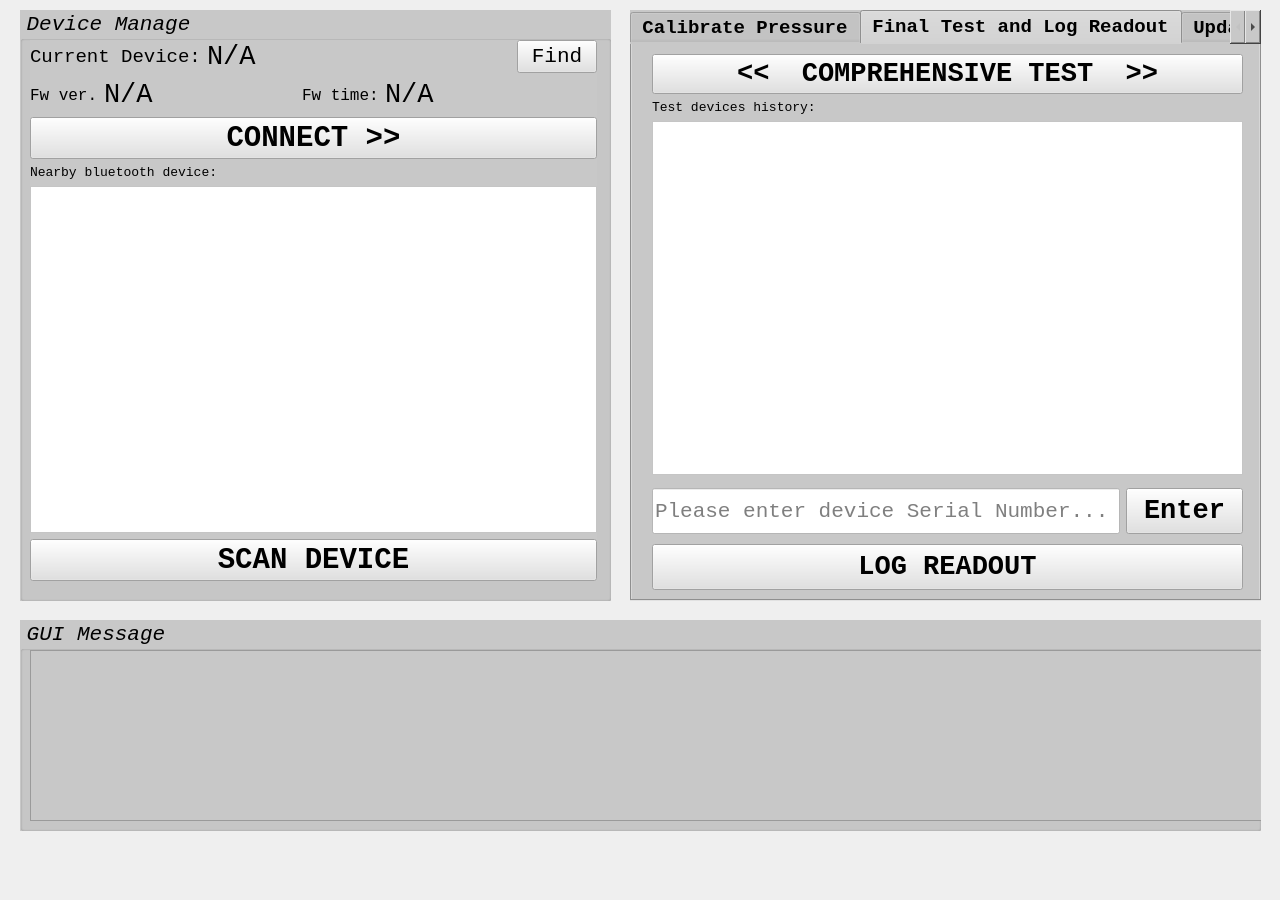
<?xml version="1.0" encoding="UTF-8"?>
<ui version="4.0">
 <class>factory_test_func</class>
 <widget class="QWidget" name="factory_test_func">
  <property name="geometry">
   <rect>
    <x>0</x>
    <y>0</y>
    <width>1280</width>
    <height>900</height>
   </rect>
  </property>
  <property name="minimumSize">
   <size>
    <width>1280</width>
    <height>900</height>
   </size>
  </property>
  <property name="maximumSize">
   <size>
    <width>1280</width>
    <height>900</height>
   </size>
  </property>
  <property name="font">
   <font>
    <family>Consolas</family>
    <pointsize>11</pointsize>
   </font>
  </property>
  <property name="windowTitle">
   <string>factory test function</string>
  </property>
  <property name="autoFillBackground">
   <bool>false</bool>
  </property>
  <property name="styleSheet">
   <string notr="true"/>
  </property>
  <property name="inputMethodHints">
   <set>Qt::ImhDigitsOnly</set>
  </property>
  <widget class="QGroupBox" name="gBox_DevManager">
   <property name="geometry">
    <rect>
     <x>20</x>
     <y>10</y>
     <width>591</width>
     <height>591</height>
    </rect>
   </property>
   <property name="font">
    <font>
     <family>Consolas</family>
     <pointsize>16</pointsize>
     <italic>true</italic>
     <strikeout>false</strikeout>
    </font>
   </property>
   <property name="styleSheet">
    <string notr="true">background-color: rgb(200, 200, 200);</string>
   </property>
   <property name="title">
    <string>Device Manage</string>
   </property>
   <property name="alignment">
    <set>Qt::AlignLeading|Qt::AlignLeft|Qt::AlignVCenter</set>
   </property>
   <property name="checkable">
    <bool>false</bool>
   </property>
   <widget class="QWidget" name="verticalLayoutWidget">
    <property name="geometry">
     <rect>
      <x>10</x>
      <y>30</y>
      <width>567</width>
      <height>541</height>
     </rect>
    </property>
    <layout class="QVBoxLayout" name="VLayout_devManage" stretch="10,0,0,0,100,0">
     <item>
      <layout class="QHBoxLayout" name="HLayout_currDev" stretch="0,5,0">
       <property name="topMargin">
        <number>0</number>
       </property>
       <item>
        <widget class="QLabel" name="label_currentDevice">
         <property name="font">
          <font>
           <family>Consolas</family>
           <pointsize>14</pointsize>
           <weight>50</weight>
           <italic>false</italic>
           <bold>false</bold>
          </font>
         </property>
         <property name="text">
          <string>Current Device:</string>
         </property>
        </widget>
       </item>
       <item>
        <widget class="QLabel" name="label_currDevAddr">
         <property name="font">
          <font>
           <family>Consolas</family>
           <pointsize>20</pointsize>
           <italic>false</italic>
          </font>
         </property>
         <property name="text">
          <string>N/A</string>
         </property>
         <property name="alignment">
          <set>Qt::AlignJustify|Qt::AlignVCenter</set>
         </property>
        </widget>
       </item>
       <item>
        <widget class="QPushButton" name="Btn_findWatch">
         <property name="font">
          <font>
           <family>Consolas</family>
           <pointsize>16</pointsize>
          </font>
         </property>
         <property name="styleSheet">
          <string notr="true">background-color: rgb(225, 225, 225);</string>
         </property>
         <property name="text">
          <string>Find</string>
         </property>
        </widget>
       </item>
      </layout>
     </item>
     <item>
      <layout class="QHBoxLayout" name="horizontalLayout" stretch="9,10">
       <item>
        <layout class="QHBoxLayout" name="HLayout_fwVer" stretch="0,1">
         <property name="topMargin">
          <number>0</number>
         </property>
         <item>
          <widget class="QLabel" name="label_fwVer">
           <property name="font">
            <font>
             <family>Consolas</family>
             <pointsize>12</pointsize>
             <weight>50</weight>
             <bold>false</bold>
            </font>
           </property>
           <property name="text">
            <string>Fw ver.</string>
           </property>
          </widget>
         </item>
         <item>
          <widget class="QLabel" name="label_currFwVer">
           <property name="font">
            <font>
             <family>Consolas</family>
             <pointsize>20</pointsize>
            </font>
           </property>
           <property name="text">
            <string>N/A</string>
           </property>
           <property name="alignment">
            <set>Qt::AlignJustify|Qt::AlignVCenter</set>
           </property>
          </widget>
         </item>
        </layout>
       </item>
       <item>
        <layout class="QHBoxLayout" name="HLayout_fwTime" stretch="0,5">
         <property name="topMargin">
          <number>0</number>
         </property>
         <item>
          <widget class="QLabel" name="label_fwTime">
           <property name="font">
            <font>
             <family>Consolas</family>
             <pointsize>12</pointsize>
             <weight>50</weight>
             <bold>false</bold>
            </font>
           </property>
           <property name="text">
            <string>Fw time:</string>
           </property>
          </widget>
         </item>
         <item>
          <widget class="QLabel" name="label_currFwTime">
           <property name="font">
            <font>
             <family>Consolas</family>
             <pointsize>20</pointsize>
            </font>
           </property>
           <property name="text">
            <string>N/A</string>
           </property>
           <property name="alignment">
            <set>Qt::AlignJustify|Qt::AlignVCenter</set>
           </property>
          </widget>
         </item>
        </layout>
       </item>
      </layout>
     </item>
     <item>
      <widget class="QPushButton" name="Btn_connect">
       <property name="font">
        <font>
         <family>Consolas</family>
         <pointsize>22</pointsize>
         <weight>75</weight>
         <italic>false</italic>
         <bold>true</bold>
        </font>
       </property>
       <property name="cursor">
        <cursorShape>PointingHandCursor</cursorShape>
       </property>
       <property name="styleSheet">
        <string notr="true">background-color: rgb(225, 225, 225);</string>
       </property>
       <property name="text">
        <string>CONNECT &gt;&gt;</string>
       </property>
      </widget>
     </item>
     <item>
      <widget class="QLabel" name="label_nearbyBtDev">
       <property name="font">
        <font>
         <family>Consolas</family>
         <pointsize>10</pointsize>
         <italic>false</italic>
        </font>
       </property>
       <property name="text">
        <string>Nearby bluetooth device:</string>
       </property>
      </widget>
     </item>
     <item>
      <widget class="QListWidget" name="listWidget_deviceList">
       <property name="font">
        <font>
         <family>Consolas</family>
         <pointsize>16</pointsize>
        </font>
       </property>
       <property name="cursor" stdset="0">
        <cursorShape>PointingHandCursor</cursorShape>
       </property>
       <property name="styleSheet">
        <string notr="true">background-color: rgb(255, 255, 255);</string>
       </property>
      </widget>
     </item>
     <item>
      <widget class="QPushButton" name="Btn_scanDevice">
       <property name="font">
        <font>
         <family>Consolas</family>
         <pointsize>22</pointsize>
         <weight>75</weight>
         <italic>false</italic>
         <bold>true</bold>
        </font>
       </property>
       <property name="cursor">
        <cursorShape>PointingHandCursor</cursorShape>
       </property>
       <property name="styleSheet">
        <string notr="true">background-color: rgb(225, 225, 225);</string>
       </property>
       <property name="text">
        <string>SCAN DEVICE</string>
       </property>
      </widget>
     </item>
    </layout>
   </widget>
  </widget>
  <widget class="QGroupBox" name="gBox_guiMesg">
   <property name="geometry">
    <rect>
     <x>20</x>
     <y>620</y>
     <width>1241</width>
     <height>211</height>
    </rect>
   </property>
   <property name="font">
    <font>
     <family>Consolas</family>
     <pointsize>16</pointsize>
     <italic>true</italic>
    </font>
   </property>
   <property name="styleSheet">
    <string notr="true">background-color: rgb(200, 200, 200);</string>
   </property>
   <property name="title">
    <string>GUI Message</string>
   </property>
   <widget class="QTextBrowser" name="textBrowser_guiMessage">
    <property name="geometry">
     <rect>
      <x>10</x>
      <y>30</y>
      <width>1241</width>
      <height>171</height>
     </rect>
    </property>
    <property name="font">
     <font>
      <family>Consolas</family>
      <pointsize>14</pointsize>
      <italic>false</italic>
     </font>
    </property>
    <property name="styleSheet">
     <string notr="true"/>
    </property>
   </widget>
  </widget>
  <widget class="QTabWidget" name="tabWidget_action">
   <property name="geometry">
    <rect>
     <x>630</x>
     <y>10</y>
     <width>631</width>
     <height>591</height>
    </rect>
   </property>
   <property name="font">
    <font>
     <family>Consolas</family>
     <pointsize>14</pointsize>
     <weight>75</weight>
     <bold>true</bold>
    </font>
   </property>
   <property name="cursor">
    <cursorShape>ArrowCursor</cursorShape>
   </property>
   <property name="styleSheet">
    <string notr="true">background-color: rgb(200, 200, 200);</string>
   </property>
   <property name="tabPosition">
    <enum>QTabWidget::North</enum>
   </property>
   <property name="tabShape">
    <enum>QTabWidget::Rounded</enum>
   </property>
   <property name="currentIndex">
    <number>1</number>
   </property>
   <property name="iconSize">
    <size>
     <width>16</width>
     <height>16</height>
    </size>
   </property>
   <property name="tabsClosable">
    <bool>false</bool>
   </property>
   <property name="movable">
    <bool>false</bool>
   </property>
   <property name="tabBarAutoHide">
    <bool>false</bool>
   </property>
   <widget class="QWidget" name="tab_calP">
    <attribute name="title">
     <string>Calibrate Pressure</string>
    </attribute>
    <widget class="QWidget" name="verticalLayoutWidget_4">
     <property name="geometry">
      <rect>
       <x>200</x>
       <y>180</y>
       <width>280</width>
       <height>151</height>
      </rect>
     </property>
     <layout class="QVBoxLayout" name="verticalLayout">
      <item>
       <layout class="QHBoxLayout" name="HLayout_inputCOMport" stretch="0,0,2">
        <item>
         <widget class="QLabel" name="label_COM">
          <property name="font">
           <font>
            <family>Consolas</family>
            <pointsize>14</pointsize>
            <weight>75</weight>
            <italic>false</italic>
            <bold>true</bold>
           </font>
          </property>
          <property name="styleSheet">
           <string notr="true"/>
          </property>
          <property name="text">
           <string>C O M</string>
          </property>
         </widget>
        </item>
        <item>
         <widget class="QLineEdit" name="lineEdit_COMport">
          <property name="minimumSize">
           <size>
            <width>0</width>
            <height>46</height>
           </size>
          </property>
          <property name="maximumSize">
           <size>
            <width>16777215</width>
            <height>46</height>
           </size>
          </property>
          <property name="font">
           <font>
            <family>Consolas</family>
            <pointsize>14</pointsize>
           </font>
          </property>
          <property name="autoFillBackground">
           <bool>false</bool>
          </property>
          <property name="styleSheet">
           <string notr="true">background-color: rgb(255, 255, 255);</string>
          </property>
          <property name="inputMethodHints">
           <set>Qt::ImhDigitsOnly</set>
          </property>
          <property name="text">
           <string/>
          </property>
          <property name="placeholderText">
           <string/>
          </property>
         </widget>
        </item>
        <item>
         <widget class="QPushButton" name="Btn_COMportOpen">
          <property name="minimumSize">
           <size>
            <width>0</width>
            <height>46</height>
           </size>
          </property>
          <property name="maximumSize">
           <size>
            <width>16777215</width>
            <height>46</height>
           </size>
          </property>
          <property name="font">
           <font>
            <family>Consolas</family>
            <pointsize>14</pointsize>
            <italic>false</italic>
           </font>
          </property>
          <property name="cursor">
           <cursorShape>PointingHandCursor</cursorShape>
          </property>
          <property name="styleSheet">
           <string notr="true">background-color: rgb(225, 225, 225);</string>
          </property>
          <property name="text">
           <string>Open</string>
          </property>
         </widget>
        </item>
       </layout>
      </item>
      <item>
       <widget class="QPushButton" name="Btn_Calibrate">
        <property name="font">
         <font>
          <family>Consolas</family>
          <pointsize>20</pointsize>
          <weight>75</weight>
          <italic>false</italic>
          <bold>true</bold>
         </font>
        </property>
        <property name="cursor">
         <cursorShape>PointingHandCursor</cursorShape>
        </property>
        <property name="styleSheet">
         <string notr="true">background-color: rgb(225, 225, 225);</string>
        </property>
        <property name="text">
         <string> Calibrate &gt;&gt;</string>
        </property>
       </widget>
      </item>
      <item>
       <layout class="QHBoxLayout" name="HLayout_currVolt" stretch="0,5,0">
        <property name="topMargin">
         <number>0</number>
        </property>
        <item>
         <widget class="QLabel" name="label_voltage">
          <property name="font">
           <font>
            <family>Consolas</family>
            <pointsize>14</pointsize>
            <weight>50</weight>
            <bold>false</bold>
           </font>
          </property>
          <property name="text">
           <string>Voltage:</string>
          </property>
         </widget>
        </item>
        <item>
         <widget class="QLabel" name="label_currDevVolt">
          <property name="font">
           <font>
            <family>Consolas</family>
            <pointsize>20</pointsize>
           </font>
          </property>
          <property name="text">
           <string>0000</string>
          </property>
          <property name="alignment">
           <set>Qt::AlignJustify|Qt::AlignVCenter</set>
          </property>
         </widget>
        </item>
        <item>
         <widget class="QLabel" name="label_mv">
          <property name="font">
           <font>
            <family>Consolas</family>
            <pointsize>14</pointsize>
            <weight>50</weight>
            <bold>false</bold>
           </font>
          </property>
          <property name="text">
           <string>mv</string>
          </property>
         </widget>
        </item>
       </layout>
      </item>
     </layout>
    </widget>
    <widget class="LED" name="LED_comPortOk" native="true">
     <property name="geometry">
      <rect>
       <x>500</x>
       <y>190</y>
       <width>40</width>
       <height>40</height>
      </rect>
     </property>
     <property name="minimumSize">
      <size>
       <width>40</width>
       <height>40</height>
      </size>
     </property>
     <property name="maximumSize">
      <size>
       <width>40</width>
       <height>40</height>
      </size>
     </property>
     <property name="cursor">
      <cursorShape>ArrowCursor</cursorShape>
     </property>
    </widget>
   </widget>
   <widget class="QWidget" name="tab_writeSn">
    <attribute name="title">
     <string>Final Test and Log Readout</string>
    </attribute>
    <widget class="QWidget" name="verticalLayoutWidget_3">
     <property name="geometry">
      <rect>
       <x>20</x>
       <y>440</y>
       <width>591</width>
       <height>111</height>
      </rect>
     </property>
     <layout class="QVBoxLayout" name="VLayout_writeSN">
      <item>
       <layout class="QHBoxLayout" name="HLayout_inputSN" stretch="20,5">
        <item>
         <widget class="QLineEdit" name="lineEdit_DevSN">
          <property name="minimumSize">
           <size>
            <width>0</width>
            <height>46</height>
           </size>
          </property>
          <property name="maximumSize">
           <size>
            <width>16777215</width>
            <height>46</height>
           </size>
          </property>
          <property name="font">
           <font>
            <family>Consolas</family>
            <pointsize>16</pointsize>
           </font>
          </property>
          <property name="styleSheet">
           <string notr="true">background-color: rgb(255, 255, 255);</string>
          </property>
          <property name="text">
           <string/>
          </property>
          <property name="placeholderText">
           <string>Please enter device Serial Number...</string>
          </property>
         </widget>
        </item>
        <item>
         <widget class="QPushButton" name="Btn_enterSN">
          <property name="minimumSize">
           <size>
            <width>0</width>
            <height>46</height>
           </size>
          </property>
          <property name="maximumSize">
           <size>
            <width>16777215</width>
            <height>46</height>
           </size>
          </property>
          <property name="font">
           <font>
            <family>Consolas</family>
            <pointsize>20</pointsize>
            <weight>75</weight>
            <bold>true</bold>
           </font>
          </property>
          <property name="cursor">
           <cursorShape>PointingHandCursor</cursorShape>
          </property>
          <property name="styleSheet">
           <string notr="true">background-color: rgb(225, 225, 225);</string>
          </property>
          <property name="text">
           <string>Enter</string>
          </property>
         </widget>
        </item>
       </layout>
      </item>
      <item>
       <widget class="QPushButton" name="Btn_LogReadout">
        <property name="minimumSize">
         <size>
          <width>0</width>
          <height>46</height>
         </size>
        </property>
        <property name="maximumSize">
         <size>
          <width>16777215</width>
          <height>46</height>
         </size>
        </property>
        <property name="font">
         <font>
          <family>Consolas</family>
          <pointsize>20</pointsize>
          <weight>75</weight>
          <bold>true</bold>
         </font>
        </property>
        <property name="cursor">
         <cursorShape>PointingHandCursor</cursorShape>
        </property>
        <property name="styleSheet">
         <string notr="true">background-color: rgb(225, 225, 225);</string>
        </property>
        <property name="text">
         <string>LOG READOUT</string>
        </property>
       </widget>
      </item>
     </layout>
    </widget>
    <widget class="QWidget" name="verticalLayoutWidget_2">
     <property name="geometry">
      <rect>
       <x>20</x>
       <y>10</y>
       <width>591</width>
       <height>421</height>
      </rect>
     </property>
     <layout class="QVBoxLayout" name="VLayout_devTest" stretch="0,0,0">
      <item>
       <widget class="QPushButton" name="Btn_devTest">
        <property name="font">
         <font>
          <family>Consolas</family>
          <pointsize>20</pointsize>
          <weight>75</weight>
          <italic>false</italic>
          <bold>true</bold>
         </font>
        </property>
        <property name="cursor">
         <cursorShape>PointingHandCursor</cursorShape>
        </property>
        <property name="styleSheet">
         <string notr="true">background-color: rgb(225, 225, 225);</string>
        </property>
        <property name="text">
         <string>&lt;&lt;  COMPREHENSIVE TEST  &gt;&gt;</string>
        </property>
       </widget>
      </item>
      <item>
       <widget class="QLabel" name="label_testDevHistory">
        <property name="font">
         <font>
          <family>Consolas</family>
          <pointsize>10</pointsize>
          <weight>50</weight>
          <italic>false</italic>
          <bold>false</bold>
         </font>
        </property>
        <property name="text">
         <string>Test devices history:</string>
        </property>
       </widget>
      </item>
      <item>
       <widget class="QTextBrowser" name="textBrowser_testHistory">
        <property name="font">
         <font>
          <family>Consolas</family>
          <pointsize>16</pointsize>
         </font>
        </property>
        <property name="styleSheet">
         <string notr="true">background-color: rgb(255, 255, 255);</string>
        </property>
       </widget>
      </item>
     </layout>
    </widget>
   </widget>
   <widget class="QWidget" name="tab_updateFw">
    <attribute name="title">
     <string>Update F.W.</string>
    </attribute>
    <widget class="QWidget" name="horizontalLayoutWidget_2">
     <property name="geometry">
      <rect>
       <x>30</x>
       <y>200</y>
       <width>591</width>
       <height>61</height>
      </rect>
     </property>
     <layout class="QHBoxLayout" name="Layout_fwOtaUpdata">
      <item>
       <widget class="QPushButton" name="Btn_selectFile">
        <property name="minimumSize">
         <size>
          <width>0</width>
          <height>16</height>
         </size>
        </property>
        <property name="maximumSize">
         <size>
          <width>16777215</width>
          <height>50</height>
         </size>
        </property>
        <property name="font">
         <font>
          <family>Consolas</family>
          <pointsize>14</pointsize>
          <weight>75</weight>
          <italic>false</italic>
          <bold>true</bold>
         </font>
        </property>
        <property name="styleSheet">
         <string notr="true">background-color: rgb(225, 225, 225);</string>
        </property>
        <property name="text">
         <string>select file</string>
        </property>
       </widget>
      </item>
      <item>
       <widget class="QTextEdit" name="textEdit_filePath">
        <property name="minimumSize">
         <size>
          <width>0</width>
          <height>50</height>
         </size>
        </property>
        <property name="maximumSize">
         <size>
          <width>16777215</width>
          <height>50</height>
         </size>
        </property>
        <property name="font">
         <font>
          <family>Consolas</family>
          <pointsize>16</pointsize>
          <italic>false</italic>
         </font>
        </property>
        <property name="styleSheet">
         <string notr="true">background-color: rgb(255, 255, 255);</string>
        </property>
       </widget>
      </item>
      <item>
       <widget class="QPushButton" name="Btn_updataFw">
        <property name="maximumSize">
         <size>
          <width>16777215</width>
          <height>50</height>
         </size>
        </property>
        <property name="font">
         <font>
          <family>Consolas</family>
          <pointsize>20</pointsize>
          <weight>75</weight>
          <italic>false</italic>
          <bold>true</bold>
         </font>
        </property>
        <property name="styleSheet">
         <string notr="true">background-color: rgb(225, 225, 225);</string>
        </property>
        <property name="text">
         <string>update FW</string>
        </property>
       </widget>
      </item>
     </layout>
    </widget>
    <widget class="QProgressBar" name="progressBar_FwUpdate">
     <property name="geometry">
      <rect>
       <x>30</x>
       <y>270</y>
       <width>601</width>
       <height>31</height>
      </rect>
     </property>
     <property name="font">
      <font>
       <family>Consolas</family>
       <pointsize>14</pointsize>
      </font>
     </property>
     <property name="value">
      <number>0</number>
     </property>
    </widget>
   </widget>
  </widget>
  <widget class="QLabel" name="label_showSatus">
   <property name="geometry">
    <rect>
     <x>320</x>
     <y>600</y>
     <width>591</width>
     <height>251</height>
    </rect>
   </property>
   <property name="font">
    <font>
     <family>Consolas</family>
     <pointsize>195</pointsize>
    </font>
   </property>
   <property name="styleSheet">
    <string notr="true">background-color: rgba(255, 255, 255, 0);</string>
   </property>
   <property name="text">
    <string/>
   </property>
  </widget>
 </widget>
 <customwidgets>
  <customwidget>
   <class>LED</class>
   <extends>QWidget</extends>
   <header>gui.LED</header>
   <container>1</container>
  </customwidget>
 </customwidgets>
 <resources/>
 <connections/>
</ui>
